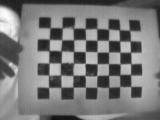
#> input picture Desktop/LEVIS/Dimeji/python_stereo_camera_calibrate/nickelpics/screenshot0.jpg, 160 x 120 px; its folder holds only this picture in this run
$ python Single_Camera_Calibration.py
#> lines starting #> are read from the running program, lines starting #| are printed output that depends on the picture; after the words box and inside, x2 and y2 are one past the last pixel; in counts of white or black regions, pixels touching at a corner belong together; long printed decimals are rounded
import numpy as np
import cv2 as cv
import glob
import imutils


################ FIND CHESSBOARD CORNERS - OBJECT POINTS AND IMAGE POINTS #############################

chessboardSize = (8,6)
frameSize = (160,120)


# termination criteria
criteria = (cv.TERM_CRITERIA_EPS + cv.TERM_CRITERIA_MAX_ITER, 30, 0.001)


# prepare object points, like (0,0,0), (1,0,0), (2,0,0) ....,(6,5,0)
objp = np.zeros((chessboardSize[0] * chessboardSize[1], 3), np.float32)
objp[:,:2] = np.mgrid[0:chessboardSize[0],0:chessboardSize[1]].T.reshape(-1,2)

size_of_chessboard_squares_mm = 25
objp = objp * size_of_chessboard_squares_mm


# Arrays to store object points and image points from all the images.
objpoints = [] # 3d point in real world space
imgpoints = [] # 2d points in image plane.


#images = glob.glob('/home/pi/python_stereo_camera_calibrate/screenshots/*.png')
images = glob.glob('/home/pi/Desktop/LEVIS/Camera/Thermal/nickelpics/*.jpg')

for image in images:

    img = cv.imread(image)
#> img is the input picture: shape (120, 160, 3); min 14, max 254, mean 121.1
    gray = cv.cvtColor(img, cv.COLOR_BGR2GRAY)

    # Find the chess board corners
    ret, corners = cv.findChessboardCorners(gray, chessboardSize, None)
#> ret = True; corners = 48 rows, first 8: [50.02, 27.93], [62.24, 28.24], [73.26, 28.93], [85.14, 28.71], [96.69, 28.73], [108.3, 29.21], [119.1, 29.93], [129.5, 30.38]
    #print(ret, image)

    # If found, add object points, image points (after refining them)
    if ret == True:

        objpoints.append(objp)
        corners2 = cv.cornerSubPix(gray, corners, (11,11), (-1,-1), criteria)
#> corners2 = 48 rows, first 8: [55.8, 35.23], [67.5, 34.79], [67.5, 34.79], [79.92, 35.28], [90.98, 35.23], [114.8, 36.03], [124.7, 36.38], [124.7, 36.38]
        imgpoints.append(corners)

        # Draw and display the corners
        cv.drawChessboardCorners(img, chessboardSize, corners2, ret)
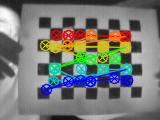
#> img: shape (120, 160, 3); 19.19% of pixels changed, all inside (x1, y1, x2, y2) = (39, 29, 134, 96)
        # resize the image
        img = imutils.resize(img, height=640)
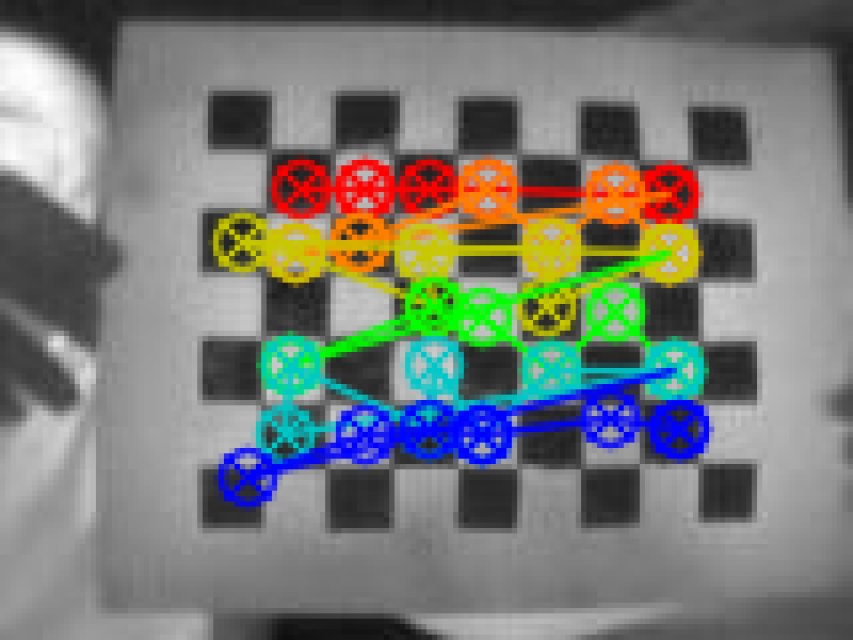
#> img: shape (640, 853, 3); mean B, G, R 117.1, 122.2, 119.3
        img = imutils.resize(img, width=480)
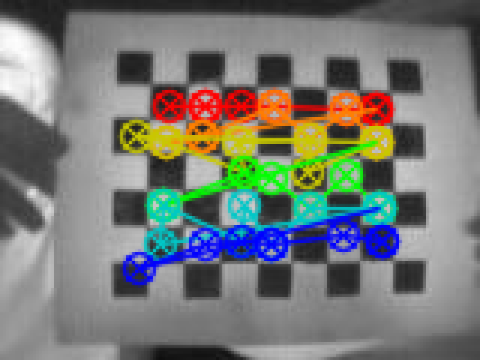
#> img: shape (360, 480, 3); mean B, G, R 117.1, 122.2, 119.3
        cv.imshow('img', img)
        cv.waitKey(1000)


cv.destroyAllWindows()


############## CALIBRATION #######################################################

ret, cameraMatrix, dist, rvecs, tvecs = cv.calibrateCamera(objpoints, imgpoints, frameSize, None, None)
#> ret = 6.84; cameraMatrix = [[181.9, 0, 43.69], [0, 137.2, 17.4], [0, 0, 1]]; dist = [[7.29, -1.78, 0.126, -1.01, -20.13]]; rvecs = ([0.75, -0.0552, -0.113],); tvecs = ([24.76, 43.79, 347],)

print("camera matrix")
print(cameraMatrix)
#| [[181.878   0.          43.694]
#|  [  0.         137.187  17.398]
#|  [  0.           0.           1.        ]]
print("\n Distortion coefficient:")
print(dist)
#| [[  7.290  -1.781   0.1262  -1.013  -20.128]]

print("\n Rotation Vectors:")
print(rvecs)
#| (array([[ 0.75],
#|        [-0.05521],
#|        [-0.1133]]),)

print("\n Translation Vectors:")
print(tvecs)
#| (array([[ 24.763],
#|        [ 43.786],
#|        [346.979]]),)

$ run again, on Desktop/LEVIS/Dimeji/python_stereo_camera_calibrate/nickelpics/screenshot14.jpg
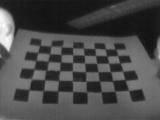
#> input picture Desktop/LEVIS/Dimeji/python_stereo_camera_calibrate/nickelpics/screenshot14.jpg, 160 x 120 px
#> img is the input picture: shape (120, 160, 3); min 17, max 255, mean 73.4
#> `ret, corners = cv.findChessboardCorners(gray, chessboardSize, None)`: ret = True; corners = 48 rows, first 8: [40.48, 45.02], [51.29, 46.34], [60.88, 46.86], [72.96, 48.23], [83.19, 48.42], [94.76, 48.75], [105.5, 48.99], [115.2, 49.09]
#> corners2 = 48 rows, first 8: [43.66, 53.95], [55.09, 54.42], [55.09, 54.42], [78.05, 55.66], [78.05, 55.66], [90.02, 55.54], [101.7, 55.94], [112.5, 56.67]
#> `cv.drawChessboardCorners(img, chessboardSize, corners2, ret)`:
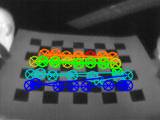
#> img: shape (120, 160, 3); 18.02% of pixels changed, all inside (x1, y1, x2, y2) = (23, 48, 134, 93)
#> `img = imutils.resize(img, height=640)`:
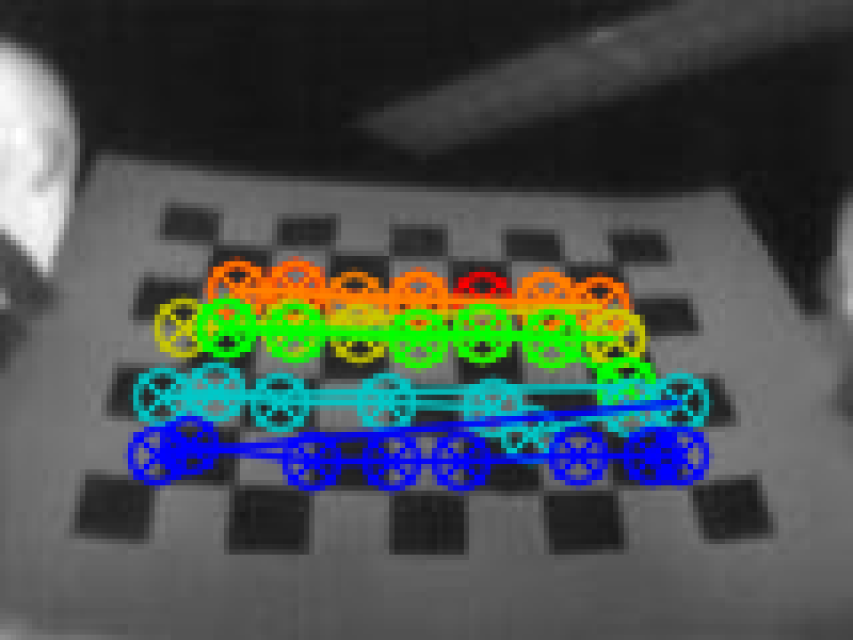
#> img: shape (640, 853, 3); mean B, G, R 78.4, 81.2, 72.5
#> `ret, cameraMatrix, dist, rvecs, tvecs = cv.calibrateCamera(objpoints, ..`: ret = 4.61; cameraMatrix = [[65.73, 0, 71.25], [0, 27.69, 57.45], [0, 0, 1]]; dist = [[-0.32, -0.00957, 0.158, 0.0095, 0.0145]]; rvecs = ([-0.565, -0.0107, 0.0626],); tvecs = ([-66.36, -34.48, 155.8],)
#| [[65.733  0.         71.252]
#|  [ 0.         27.688 57.454 ]
#|  [ 0.          0.          1.        ]]
#| [[-0.3196 -0.009569  0.1582  0.009498   0.01447]]
#| (array([[-0.5645],
#|        [-0.01074],
#|        [ 0.06263 ]]),)
#| (array([[-66.360],
#|        [-34.481],
#|        [155.760]]),)
